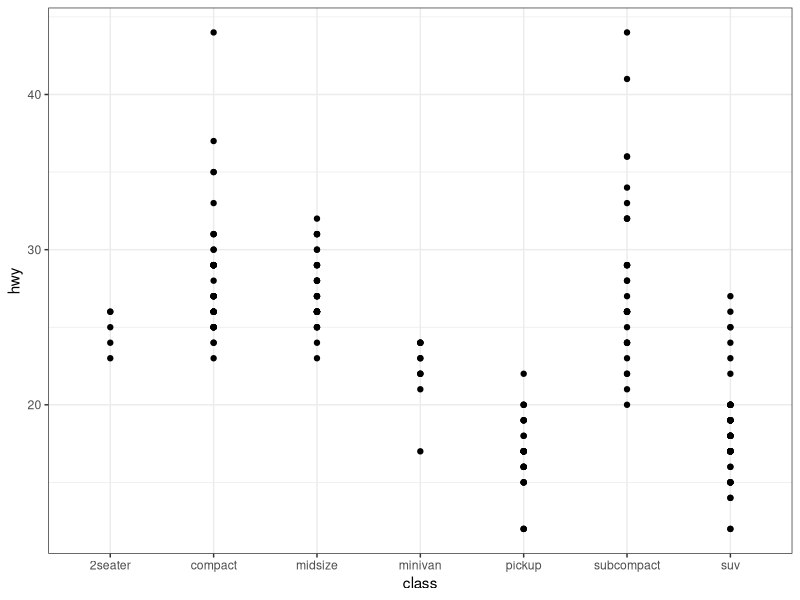
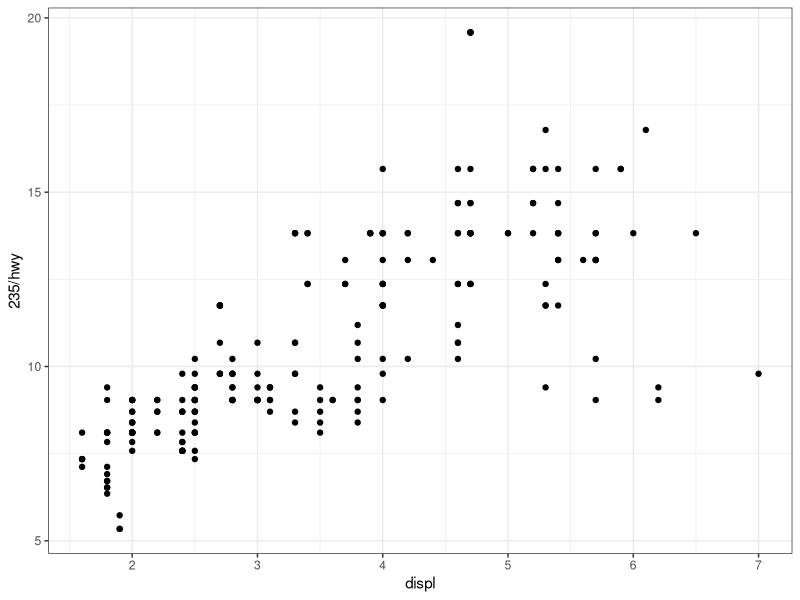
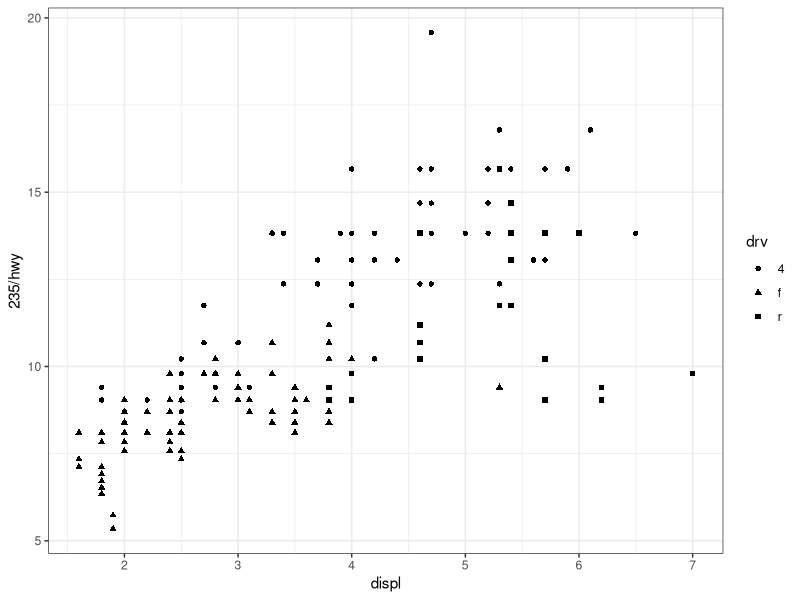
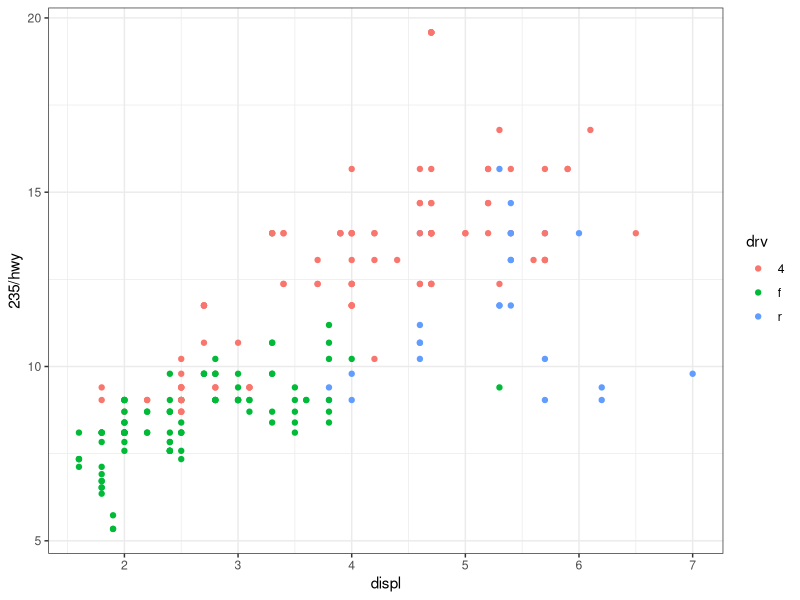
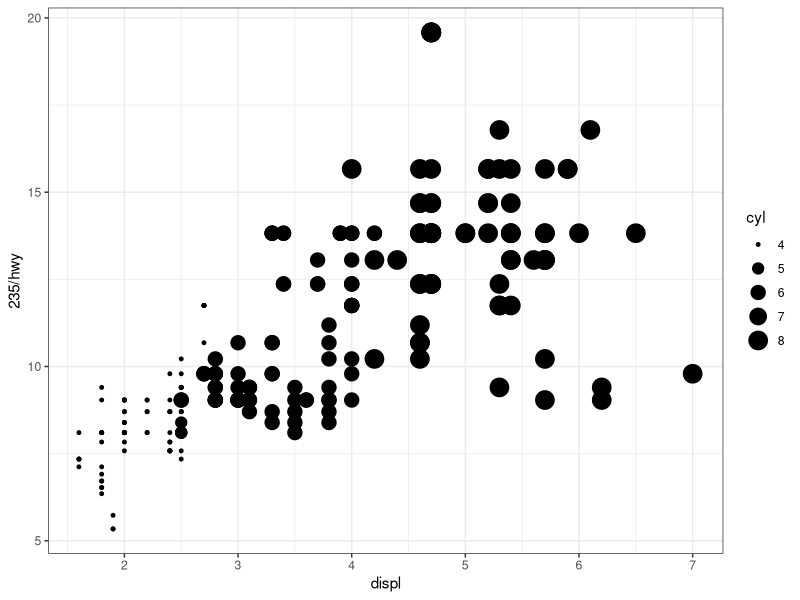
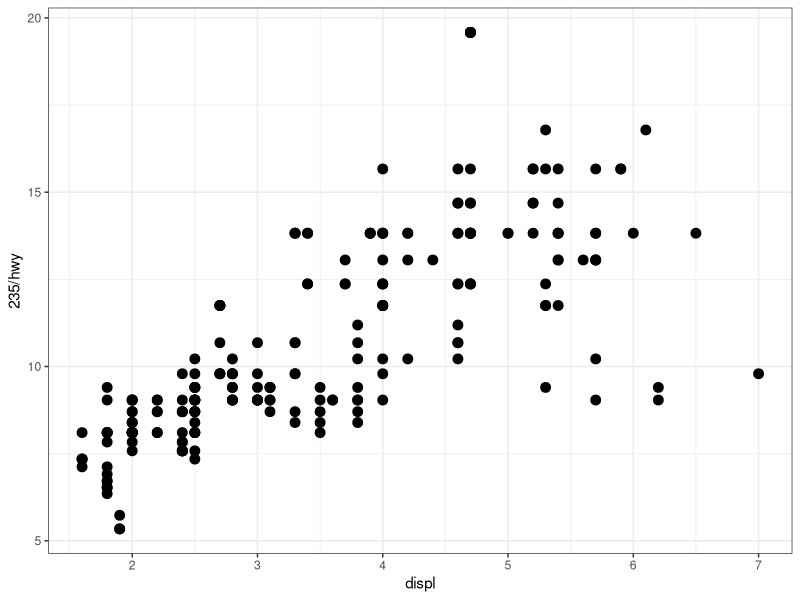
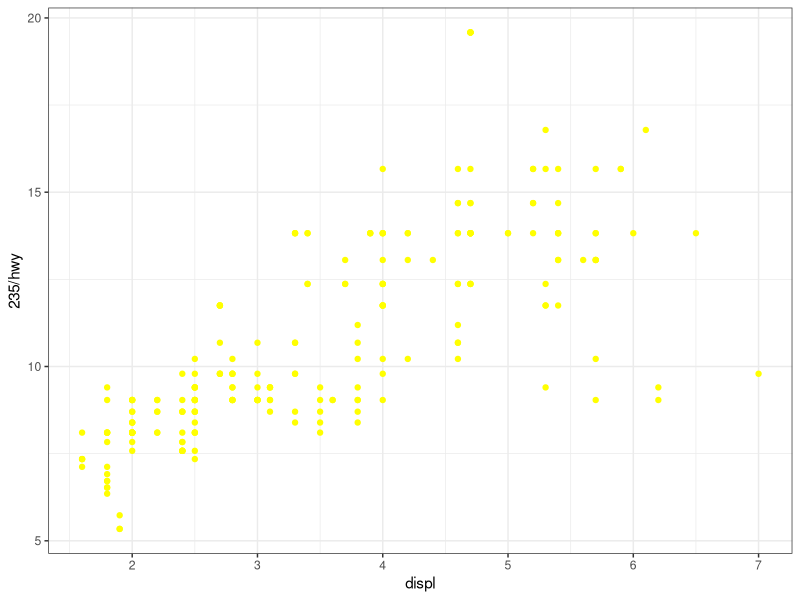
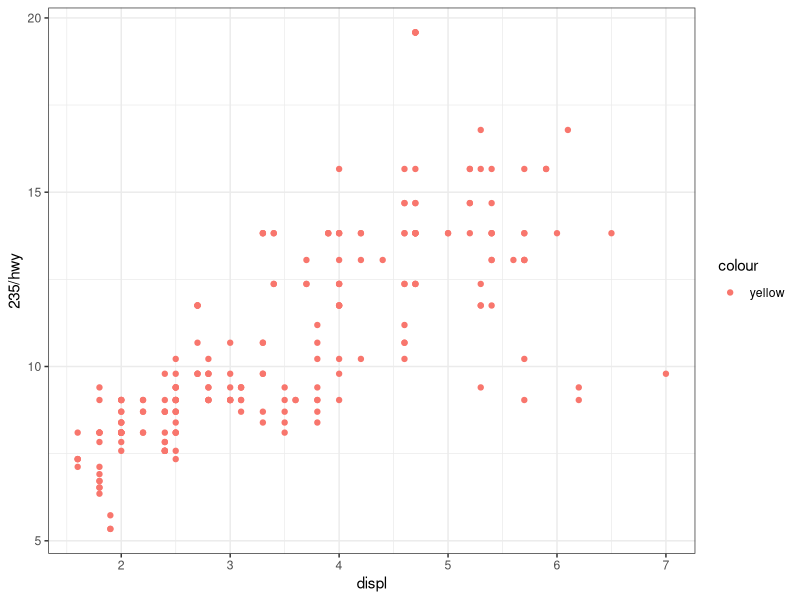

These figures' R source, in order: (Note: this script raises an error after producing the figures.)
library(tidyverse)
theme_set(theme_bw())

#' # Caption
#'
#' ## Subcaption
#'
#' This is **bold** and *emphasized* text.

mpg_plot <- ggplot(data = mpg)

# Basic scatterplot
simple_scatter_plot <-
  mpg_plot + # comment
  geom_point(mapping = aes(x = class, y = hwy))

simple_scatter_plot

mpg_plot +
  geom_point(
    mapping = aes(x = displ, y = 235 / hwy)
  )

mpg_plot +
  geom_point(
    mapping = aes(x = displ, y = 235 / hwy, shape = drv)
  )

mpg_plot +
  geom_point(
    mapping = aes(x = displ, y = 235 / hwy, color = drv)
  )

mpg_plot +
  geom_point(
    mapping = aes(x = displ, y = 235 / hwy, size = cyl)
  )

mpg_plot +
  geom_point(
    mapping = aes(x = displ, y = 235 / hwy), size = 3
  )

mpg_plot +
  geom_point(
    mapping = aes(x = displ, y = 235 / hwy),
    color = "yellow"
  )

mpg_plot +
  geom_point(
    mapping = aes(x = displ, y = 235 / hwy, color = "yellow")
  )

mpg_plot +
  geom_point(
    mapping = aes(x = displ, y = hwy, shape = year)
  )
